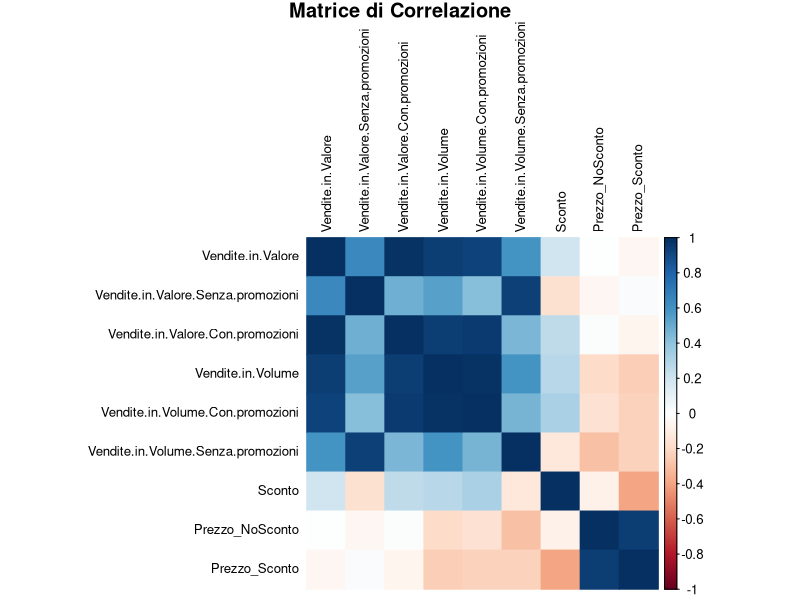
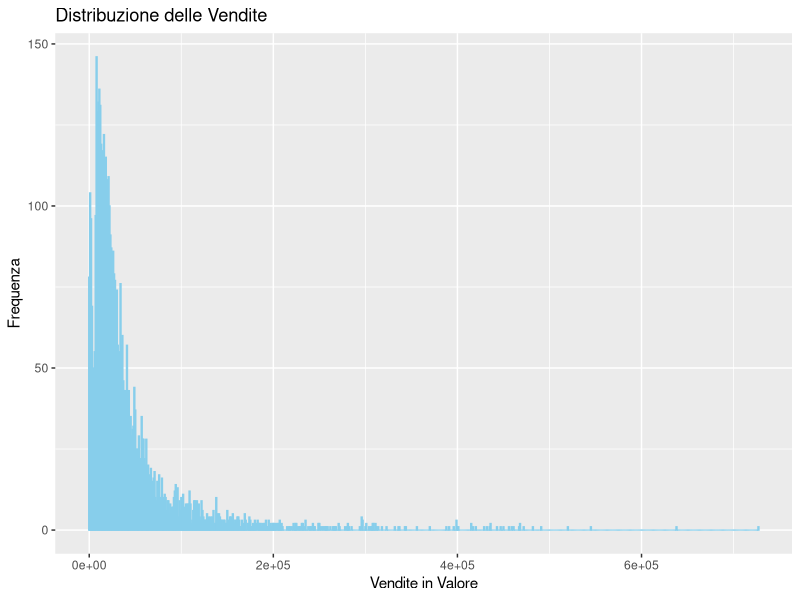
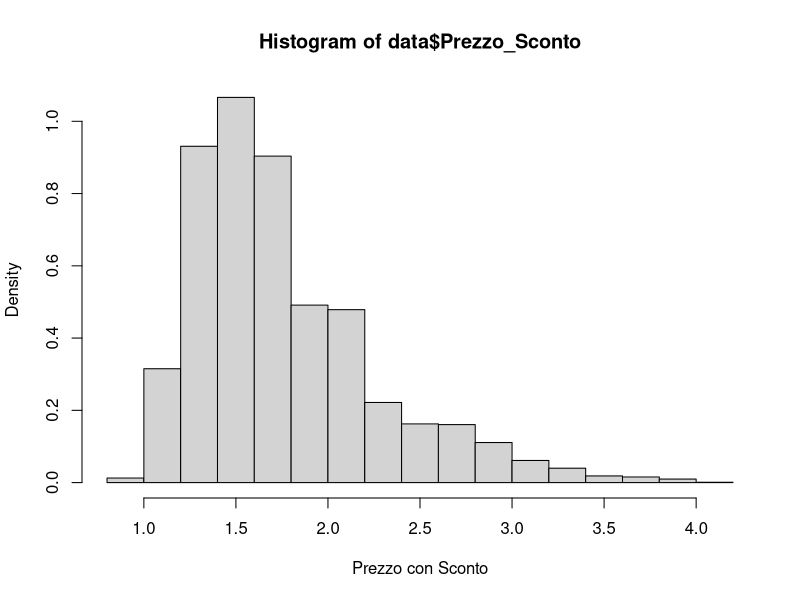
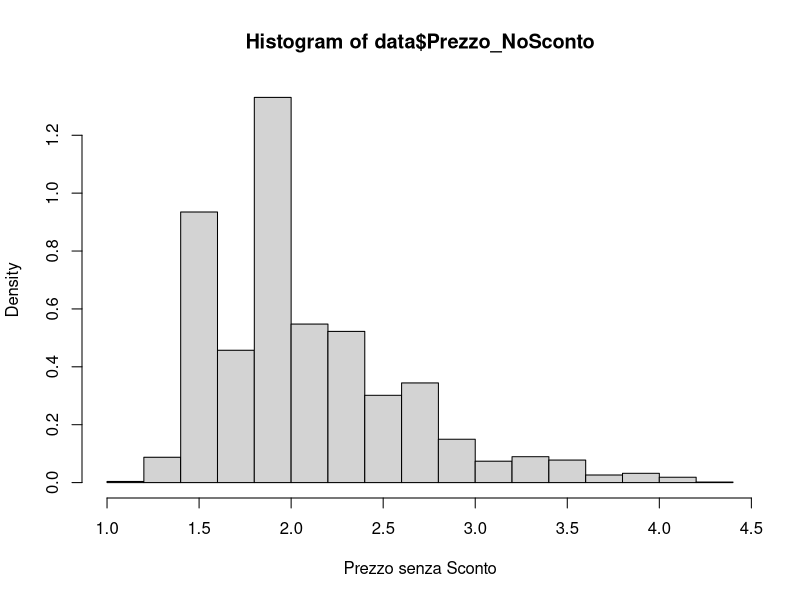
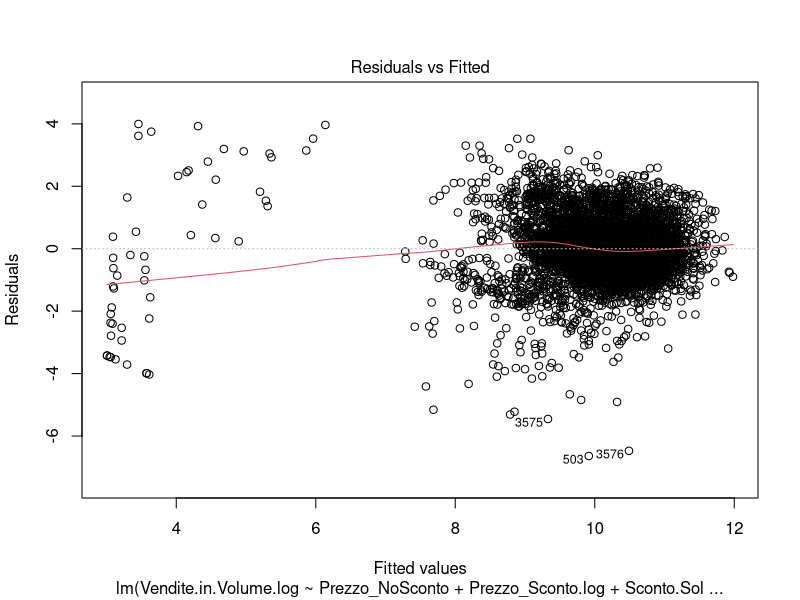
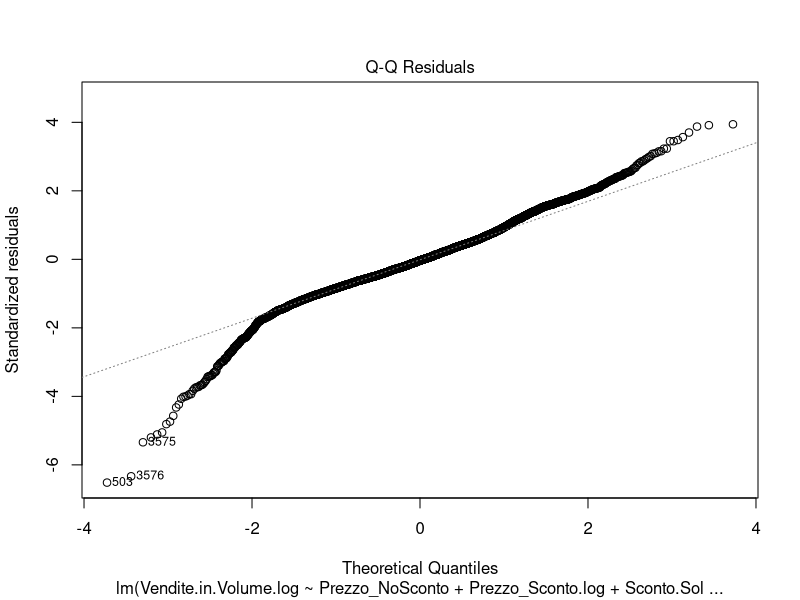
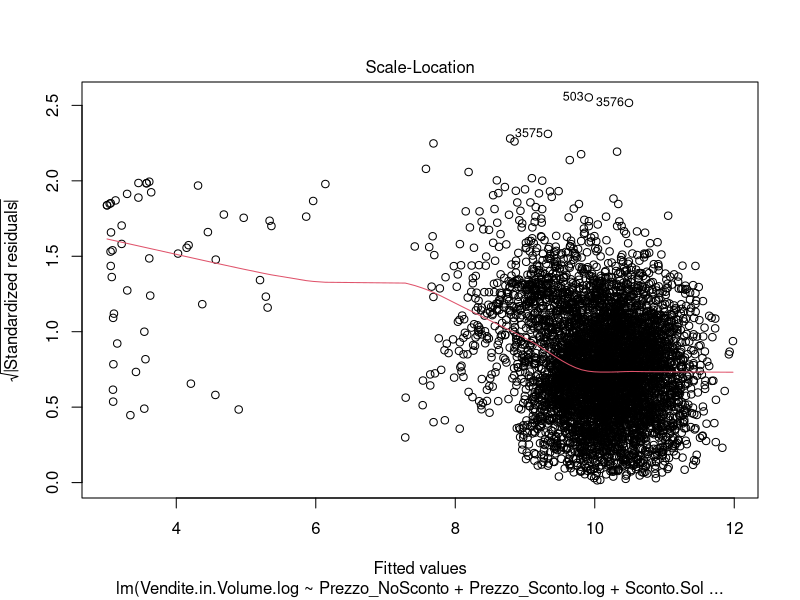
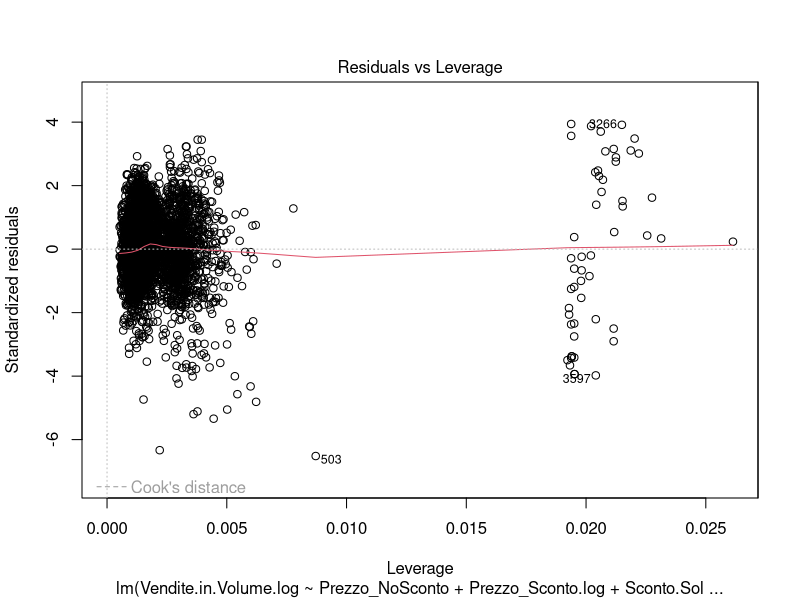

Write the R code that produced these figures, in order. (Note: this script raises an error after producing the figures.)
# Libraries -------------------------------------------------------------------
library(dplyr)
library(zoo)
library(ggplot2)
library(broom)
library(corrplot)
library(insight)
library(lattice)
library(lme4)
library(lubridate)


# Creating Dataset for Regression -------------------------------------------------------------------

data <- read.csv('./Datasets/top20_products.csv')

data$Time <- ymd(data$Time)
data$Year <- year(data$Time)
data$Month <- month(data$Time)
data <- data %>%
  mutate_at(vars(8:38), as.factor)

colnames(data)[colnames(data) == "Vendite.in.Valore.Solo.Special.Pack"] <- "Sconto.Solo.Special.Pack"
colnames(data)[colnames(data) == "Vendite.in.Valore.Solo.Volantino"] <- "Sconto.Solo.Volantino"
colnames(data)[colnames(data) == "Vendite.in.Valore.Solo.Display"] <- "Sconto.Solo.Display"
colnames(data)[colnames(data) == "Vendite.in.Valore.Solo.Riduzione.Prezzo"] <- "Sconto.Solo.Riduzione.Prezzo"
colnames(data)[colnames(data) == "Vendite.in.Valore.Solo.Sconto.Loyalty"] <- "Sconto.Solo.Loyalty"
# we do the regression using only these types of discounts 
data[, 13:38] <- NULL

data$Prezzo_NoSconto <- data$Vendite.in.Valore.Senza.promozioni / data$Vendite.in.Volume.Senza.promozioni
data$Prezzo_Sconto <- data$Vendite.in.Valore.Con.promozioni / data$Vendite.in.Volume.Con.promozioni
data <- data %>%
  mutate(Prezzo_Sconto = ifelse(is.na(Prezzo_Sconto), Prezzo_NoSconto, Prezzo_Sconto))

# add column for Holidays
easter_dates <- as.Date(c("2019-04-21", "2020-04-12", "2021-04-04", "2022-04-17", "2023-04-09", "2024-03-31"))
christmas_periods <- seq.Date(from = as.Date("2019-12-20"), to = as.Date("2024-01-06"), by = "year")

is_easter_period <- function(date) {
  any(sapply(easter_dates, function(easter) abs(as.numeric(difftime(date, easter, units = "days"))) <= 7))
}

is_christmas_period <- function(date) {
  any(sapply(christmas_periods, function(christmas) {
    christmas_start <- as.Date(format(christmas, "%Y-12-20"))
    christmas_end <- as.Date(format(christmas + 17, "%Y-%m-%d")) # Natale fino a 6 Gennaio
    date >= christmas_start & date <= christmas_end
  }))
}

data <- data %>%
  mutate(is_holiday = ifelse(sapply(Time, function(date) is_easter_period(date) | is_christmas_period(date)), 1, 0))


# add a column for Summer
is_summer_period <- function(date) {
  year <- year(date)
  summer_start <- as.Date(paste0(year, "-06-21"))
  summer_end <- as.Date(paste0(year, "-09-23"))
  date >= summer_start & date <= summer_end
}

data <- data %>%
  mutate(is_summer = ifelse(sapply(Time, is_summer_period), 1, 0))

data <- data %>%
  mutate_at(vars(21:22), as.factor)


# Correlation plot -------------------------------------------------------------------

numeric_vars <- data[, -c(17,18)] %>% select_if(is.numeric)
cor_matrix <- cor(numeric_vars, use = "complete.obs")
corrplot(cor_matrix, method = 'color', type = 'full', 
         tl.col = "black", tl.cex = 0.8,
         title = "Matrice di Correlazione", mar = c(0, 0, 1, 0))

rm(numeric_vars)


# Take a look at data -------------------------------------------------------------------

ggplot(data, aes(x = Vendite.in.Volume)) + 
  geom_histogram(binwidth = 1000, fill = "grey", color = "skyblue") +
  labs(title = "Distribuzione delle Vendite", x = "Vendite in Valore", y = "Frequenza")

hist(data$Prezzo_Sconto, prob = T, xlab = 'Prezzo con Sconto')
hist(data$Prezzo_NoSconto, prob = T, xlab = 'Prezzo senza Sconto')

# apply the log 
data <- data %>%
  mutate(Vendite.in.Volume.log = log(Vendite.in.Volume),
         Prezzo_Sconto.log = log(Prezzo_Sconto))


# Linear regression for Volume Sales -------------------------------------------------------------------

model.0 <- lm(Vendite.in.Volume.log ~ Prezzo_NoSconto + Prezzo_Sconto.log +
                  Sconto.Solo.Special.Pack + Sconto.Solo.Volantino + 
                  Sconto.Solo.Display + Sconto.Solo.Riduzione.Prezzo + 
                  Sconto.Solo.Loyalty + is_holiday + is_summer + Month + Year,
              data = data)
summary(model.0) # 0.4482
# the model is significative, even if the R_adj is not really high

model.1 <- lm(Vendite.in.Volume.log ~ Prezzo_NoSconto + Prezzo_Sconto.log +
                Sconto.Solo.Special.Pack + Sconto.Solo.Volantino + 
                Sconto.Solo.Display + Sconto.Solo.Riduzione.Prezzo + 
                is_holiday + is_summer + Month + Year, data = data)
summary(model.1) # 0.4475 


model.2 <- lm(Vendite.in.Volume.log ~ Prezzo_NoSconto + Prezzo_Sconto.log +
                Sconto.Solo.Volantino + 
                Sconto.Solo.Display + Sconto.Solo.Riduzione.Prezzo + 
                is_holiday + is_summer + Month + Year, data = data)
summary(model.2) # 0.4465 

plot(model.2)


model.3 <- lm(Vendite.in.Volume.log ~ Prezzo_NoSconto + Prezzo_Sconto.log +
                Sconto.Solo.Volantino + 
                Sconto.Solo.Display + Sconto.Solo.Riduzione.Prezzo + 
                is_holiday + is_summer + Year, data = data)
summary(model.3)  # 0.4454

plot(model.3)


model.4 <- lm(Vendite.in.Volume.log ~ Prezzo_NoSconto + Prezzo_Sconto.log +
                 Sconto.Solo.Volantino + 
                 Sconto.Solo.Display + Sconto.Solo.Riduzione.Prezzo + 
                 is_summer + Year + Prezzo_NoSconto:as.factor(Product), data = data)
summary(model.4)
# 
volume.lag <- 
model.5 <- plm(Vendite.in.Volume.log ~ Prezzo_NoSconto + Prezzo_Sconto.log +
                Sconto.Solo.Volantino + 
                Sconto.Solo.Display + Sconto.Solo.Riduzione.Prezzo + 
                is_summer + Year, data = data, index = c("Product"))
summary(model.5) # 0.443
y <- as.numeric(fitted(model.5))
res <- as.numeric(residuals(model.5))
plot(y,res)
 


# vanno sicuramente tolte delle osservazioni outlier / leverage
leverage <- hatvalues(model.4)
plot(leverage)
data.1 <- data[leverage <= 0.015, ]
# non riesco a fittare il modello model.4

# Prediction

predicted_vols <- predict(model.4, data)
data$Predicted.Volumes.log <- predicted_vols

data <- data %>%
  mutate(Predicted.Volumes = exp(Predicted.Volumes.log))


data.brand <- data[which(data$Brand == 'BECK S'),]
ggplot(data.brand, aes(x = Time)) + 
  geom_point(aes(y = Vendite.in.Volume, color = "Actual Volumes"), cex = .7) + 
  geom_point(aes(y = Predicted.Volumes, color = "Predicted Volumes"), cex = .7) + 
  labs(title = "Actual Volumes vs. Predicted", x = "Time", y = "Volumes") +
  scale_color_manual(values = c("Actual Volumes" = "blue", "Predicted Volumes" = "red")) +
  theme_minimal()


# Linear Mixed Model for Volume Sales (Brand) -------------------------------------------------------------------

ggplot(data = data, aes(x = as.factor(Product), y = Vendite.in.Volume, fill = as.factor(Product))) +
  geom_boxplot() +
  labs(x = 'Brand', y = 'Volumes') +
  ggtitle('Boxplot of Volume Sales among Brands') +
  theme_minimal() +
  theme(axis.text = element_text(size=rel(0.2)), axis.title = element_text(size=rel(1)),
        plot.title = element_text(face="bold", size=rel(1.75)), legend.text = element_text(size=rel(1.15)),
        legend.position = 'none')

ggplot(data = data, aes(x = as.factor(Brand), y = Vendite.in.Volume, fill = as.factor(Brand))) +
  geom_boxplot() +
  labs(x = 'Brand', y = 'Volumes') +
  ggtitle('Boxplot of Volume Sales among Brands') +
  theme_minimal() +
  theme(axis.text = element_text(size=rel(0.2)), axis.title = element_text(size=rel(1)),
        plot.title = element_text(face="bold", size=rel(1.75)), legend.text = element_text(size=rel(1.15)),
        legend.position = 'none')

boxplot(model.4$residuals ~ data$Product, col = 'orange', xlab = 'Brand', ylab = 'Residuals')
boxplot(model.4$residuals ~ data$Brand, col = 'orange', xlab = 'Brand', ylab = 'Residuals')
# residuals differ a lot across brands and products

# random intercept
lmm.0 = lmer(Vendite.in.Volume.log ~ Prezzo_NoSconto + Prezzo_Sconto.log +
               Sconto.Solo.Volantino + 
               Sconto.Solo.Display + Sconto.Solo.Riduzione.Prezzo + 
               is_summer + (1 |Brand), data = data)
summary(lmm.0)

# fixed effects and 95% CIs
confint(lmm.0, oldNames=TRUE)
fixef(lmm.0)

# random effects: b_0i
ranef(lmm.0)

# random intercepts and fixed slopes: (beta_0+b_0i, beta_1, beta_2, beta_3)
coef(lmm.0)
head(coef(lmm.0)$Brand)

# let's plot all the regression lines
plot(data$Prezzo_NoSconto, data$Vendite.in.Volume.log, col = 'grey',
     main = 'Data and regression lines')          
for(i in 1:12){
  abline(coef(lmm.0)$Brand[i,1], coef(lmm.0)$Brand[i,2])
}



# Diagnostic plots 
# 1) Assessing Assumption on the within-group errors
plot(lmm.0)

qqnorm(resid(lmm.0))
qqline(resid(lmm.0), col='red', lwd=2)

# 2) Assessing Assumption on the Random Effects
qqnorm(unlist(ranef(lmm.0)$Brand), main='Normal Q-Q Plot - Random Effects for Brand')
qqline(unlist(ranef(lmm.0)$Brand), col='red', lwd=2)


# Prediction
predict_re <- predict(lmm.0)
head(predict_re)


# random slope
lmm.1 = lmer(Vendite.in.Volume.log ~ Prezzo_NoSconto + Prezzo_Sconto.log +
               Sconto.Solo.Volantino + 
               Sconto.Solo.Display + Sconto.Solo.Riduzione.Prezzo + 
               is_summer + (1 + Prezzo_NoSconto|Brand), data = data)
summary(lmm.1)

confint(lmm.1, oldNames=TRUE)

# Fixed effects: (beta_0, beta_1, beta_2, beta_3)
fixef(lmm.1)

# Random effects: (b_0i, b_3i) 
ranef(lmm.1)
head(ranef(lmm.1)$Brand)

dotplot(ranef(lmm.1))

# Random intercepts and slopes: (beta_0+b_0i, beta_1, beta_2+b_2i)
coef(lmm.1)
head(coef(lmm.1)$Brand)

# Let's plot all the regression lines

plot(data$Prezzo_NoSconto, data$Vendite.in.Volume.log, col='blue',
     xlab='escs', ylab='achievement',main='Data and regression lines for females')
for(i in 1:12){
  abline(coef(lmm.1)$Brand[i,1], coef(lmm.1)$Brand[i,2])
}

# Diagnostic plots 
# 1) Assessing Assumption on the within-group errors
plot(lmm.1)

qqnorm(resid(lmm.1))
qqline(resid(lmm.1), col='red', lwd=2)

# 2) Assessing Assumption on the Random Effects
qqnorm(unlist(ranef(lmm.1)$Brand[1]), main='Normal Q-Q Plot - Random Effects on Intercept')
qqline(unlist(ranef(lmm.1)$Brand[1]), col='red', lwd=2)
qqnorm(unlist(ranef(lmm.1)$Brand[2]), main='Normal Q-Q Plot - Random Effects on escs')
qqline(unlist(ranef(lmm.1)$Brand[2]), col='red', lwd=2)

plot(ranef(lmm.1))


# Comparing models 
anova(lmm.0, lmm.1)

# the p-value for the test is essentially zero -> we prefer lmm.1



# random intercept
lmm.00 = lmer(Vendite.in.Volume.log ~ Prezzo_NoSconto + Prezzo_Sconto.log +
               Sconto.Solo.Volantino + 
               Sconto.Solo.Display + Sconto.Solo.Riduzione.Prezzo + 
               is_summer + (1 |Product), data = data)
summary(lmm.00)

# fixed effects and 95% CIs
confint(lmm.00, oldNames=TRUE)
fixef(lmm.00)

# random effects: b_0i
ranef(lmm.00)

# random intercepts and fixed slopes: (beta_0+b_0i, beta_1, beta_2, beta_3)
coef(lmm.00)
head(coef(lmm.00)$Product)

# let's plot all the regression lines
plot(data$Prezzo_NoSconto, data$Vendite.in.Volume.log, col = 'grey',
     main = 'Data and regression lines')          
for(i in 1:12){
  abline(coef(lmm.00)$Product[i,1], coef(lmm.00)$Product[i,2])
}

# Diagnostic plots 
# 1) Assessing Assumption on the within-group errors
plot(lmm.00)

qqnorm(resid(lmm.00))
qqline(resid(lmm.00), col='red', lwd=2)

# 2) Assessing Assumption on the Random Effects
qqnorm(unlist(ranef(lmm.00)$Product), main='Normal Q-Q Plot - Random Effects for Brand')
qqline(unlist(ranef(lmm.00)$Product), col='red', lwd=2)


# Prediction
predict_re <- predict(lmm.00)
head(predict_re)


# random slope
lmm.11 = lmer(Vendite.in.Volume.log ~ Prezzo_NoSconto + Prezzo_Sconto.log +
               Sconto.Solo.Volantino + 
               Sconto.Solo.Display + Sconto.Solo.Riduzione.Prezzo + 
               is_summer + (1 + Prezzo_NoSconto|Product), data = data)
summary(lmm.11)

confint(lmm.11, oldNames=TRUE)

# Fixed effects: (beta_0, beta_1, beta_2, beta_3)
fixef(lmm.11)

# Random effects: (b_0i, b_3i) 
ranef(lmm.11)
head(ranef(lmm.11)$Product)

dotplot(ranef(lmm.11))

# Random intercepts and slopes: (beta_0+b_0i, beta_1, beta_2+b_2i)
coef(lmm.11)
head(coef(lmm.11)$Product)

# Let's plot all the regression lines

plot(data$Prezzo_NoSconto, data$Vendite.in.Volume.log, col = 'blue', main = 'Data and regression lines for females')
for(i in 1:12){
  abline(coef(lmm.11)$Product[i,1], coef(lmm.11)$Product[i,2])
}

# Diagnostic plots 
# 1) Assessing Assumption on the within-group errors
plot(lmm.11)

qqnorm(resid(lmm.11))
qqline(resid(lmm.11), col='red', lwd=2)

# 2) Assessing Assumption on the Random Effects
qqnorm(unlist(ranef(lmm.11)$Product[1]), main='Normal Q-Q Plot - Random Effects on Intercept')
qqline(unlist(ranef(lmm.11)$Product[1]), col='red', lwd=2)
qqnorm(unlist(ranef(lmm.11)$Product[2]), main='Normal Q-Q Plot - Random Effects on escs')
qqline(unlist(ranef(lmm.11)$Product[2]), col='red', lwd=2)

plot(ranef(lmm.11))


# Comparing models 
anova(lmm.00, lmm.11)
# the p-value for the test is essentially zero -> we prefer lmm.1
